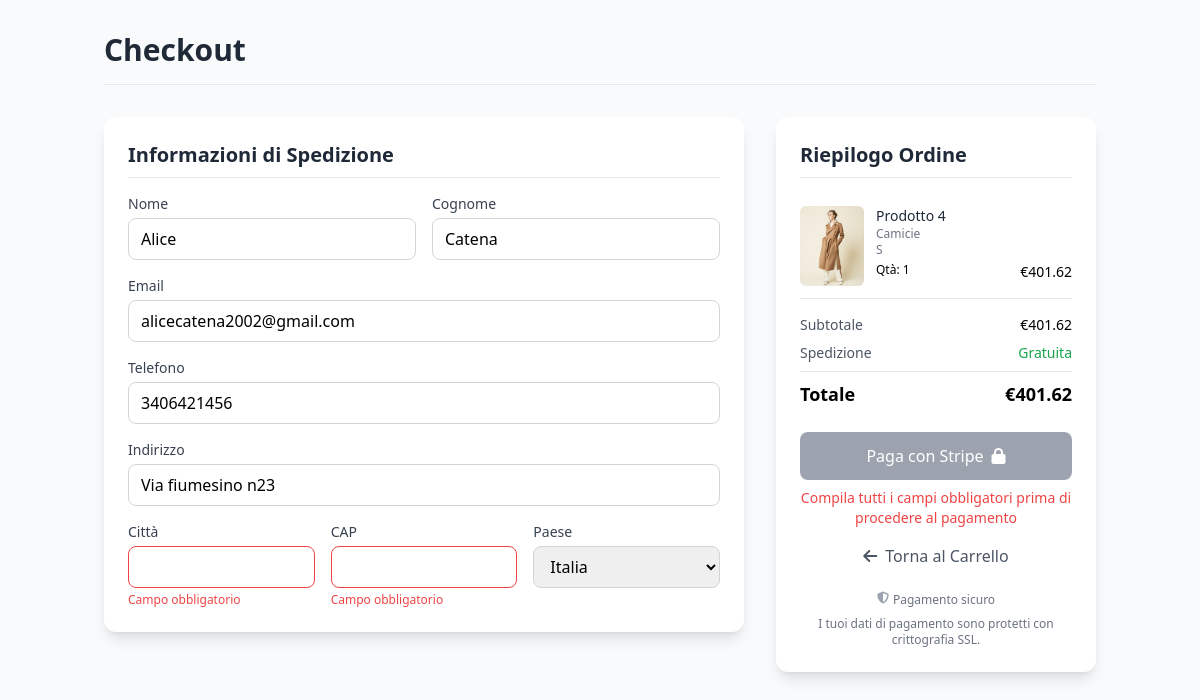
The app's page /checkout/ (signed in) with its own data.
### e_commerce/models.py (models this page shows, shortened)
class CustomUser(AbstractUser):
    RUOLI_CHOICES = [
        ('admin', 'Admin'),
        ('cliente', 'Cliente'),
    ]
    ruolo = models.CharField(max_length=20, choices=RUOLI_CHOICES, default='cliente')
    nome = models.CharField(max_length=50)
    cognome = models.CharField(max_length=50)
    indirizzo = models.TextField(blank=True, null=True)
    numero_di_telefono = models.CharField(max_length=15, blank=True, null=True)

class OrdineProdotto(models.Model):
    user = models.ForeignKey(CustomUser, on_delete=models.CASCADE, related_name="ordine_prodotto")
    order = models.ForeignKey(Ordine, on_delete=models.CASCADE)
    product = models.ForeignKey(Prodotto, on_delete=models.CASCADE)
    quantity = models.IntegerField()
    taglia = models.ForeignKey(Taglia, null=True, blank=True, on_delete=models.SET_NULL)
    stato = models.BooleanField(default=False)  # Stato del prodotto nell'ordine (ad esempio, se è stato spedito o meno)

class Prodotto(models.Model):
    CATEGORIE_CHOICES = [
        ('pantaloni', 'Pantaloni'),
        ('tshirt', 'T-shirt'),
        ('cappotti', 'Cappotti'),
        ('camicie', 'Camicie'),
    ]
    TIPO_CHOICES = [
        ('bambino', 'bambino'),
        ('donna', 'donna'),
        ('uomo', 'uomo'),
    ]
    id = models.AutoField(primary_key=True)  # ID univoco generato automaticamente
    nome = models.CharField(max_length=100)  # Nome del capo di abbigliamento
    descrizione = models.TextField(blank=True, null=True)  # Descrizione del capo
    prezzo = models.DecimalField(max_digits=10, decimal_places=2)  # Prezzo del capo
    categoria = models.CharField(max_length=20,choices=CATEGORIE_CHOICES) # Select Categoria
    tipo = models.CharField(max_length=20,choices=TIPO_CHOICES) # Select Tipo
    data_creazione = models.DateTimeField(auto_now_add=True) # Data di creazione del prodotto
    conteggio_acquisti = models.IntegerField(default=0) # Conteggio degli acquisti
    @property
    def categoria_descrizione(self):
        return dict(self.CATEGORIE_CHOICES).get(self.categoria, "Categoria sconosciuta")

### e_commerce/views.py (the view)
# urls.py: path('checkout/', views.checkout, name='checkout'),
@login_required
def checkout(request):
    user = request.user
    try:
        ordine = Ordine.objects.get(user=user, status='PENDING')
        ordini_prodotti = OrdineProdotto.objects.filter(order=ordine)
        prodotto = Prodotto.objects.all()
        taglia = Taglia.objects.all()
        if not ordini_prodotti.exists():
            messages.error(request, "Il tuo carrello è vuoto.")
            return redirect('carrello')
        cart_total = sum(ordine_prodotto.quantity * ordine_prodotto.product.prezzo for ordine_prodotto in ordini_prodotti)
        for ordine_prodotto in ordini_prodotti:
            immagini = ordine_prodotto.product.images.all()
            ordine_prodotto.image_url = immagini[0].image.url if immagini.exists() else None
            ordine_prodotto.product_name = prodotto.get(id=ordine_prodotto.product.id).nome
            ordine_prodotto.product_categoria = prodotto.get(id=ordine_prodotto.product.id).categoria_descrizione
            ordine_prodotto.taglia_nome = taglia.get(id=ordine_prodotto.taglia.id).nome if ordine_prodotto.taglia else "Taglia non disponibile"
            ordine_prodotto.product_prezzo = prodotto.get(id=ordine_prodotto.product.id).prezzo
    except Ordine.DoesNotExist:
        messages.error(request, "Nessun ordine attivo trovato.")
        return redirect('carrello')
    form_data = {
        'first_name': user.nome,
        'last_name': user.cognome,
        'email': user.email,
        'phone': user.numero_di_telefono or '',
        'address': user.indirizzo or '',
    }
    return render(request, 'checkout.html', {
        'cart_products': ordini_prodotti,
        'cart_total': cart_total,
        'form_data': form_data,
        'ordine': ordine  # Aggiungi l'ordine al contesto
    })

### e_commerce/templates/checkout.html (shortened to what this page needs)
{% load static %}
<!DOCTYPE html>
<html lang="en">
<head>
    <script src="https://cdn.tailwindcss.com"></script>
    <link rel="stylesheet" href="https://cdnjs.cloudflare.com/ajax/libs/font-awesome/6.4.0/css/all.min.css">
</head>
<body class="bg-gray-50 font-sans">
    <div class="container mx-auto px-4 py-8 max-w-5xl">
        <h1 class="text-3xl font-bold mb-8 text-gray-800 border-b pb-4">Checkout</h1>
        <div class="flex flex-col lg:flex-row gap-8">
            <div class="w-full lg:w-2/3">
                <form id="shipping-form" method="post">
                    <div class="bg-white shadow-lg rounded-xl p-6 mb-8">
                        <h2 class="text-xl font-semibold mb-4 text-gray-800 border-b pb-2">Informazioni di Spedizione</h2>
                        <div class="grid grid-cols-1 md:grid-cols-2 gap-4 mb-4">
                            <div>
                                <label for="first_name" class="block text-sm font-medium text-gray-700 mb-1">Nome</label>
                                <input type="text" id="first_name" name="first_name" required
                                    value="{{ form_data.first_name }}"
                                    class="w-full px-3 py-2 border border-gray-300 rounded-lg focus:outline-none focus:ring-2 focus:ring-gray-500">
                            </div>
                            <div>
                                <label for="last_name" class="block text-sm font-medium text-gray-700 mb-1">Cognome</label>
                                <input type="text" id="last_name" name="last_name" required
                                    value="{{ form_data.last_name }}"
                                    class="w-full px-3 py-2 border border-gray-300 rounded-lg focus:outline-none focus:ring-2 focus:ring-gray-500">
                            </div>
                        </div>
                        <div class="mb-4">
                            <label for="email" class="block text-sm font-medium text-gray-700 mb-1">Email</label>
                            <input type="email" id="email" name="email" required
                                value="{{ form_data.email }}"
                                class="w-full px-3 py-2 border border-gray-300 rounded-lg focus:outline-none focus:ring-2 focus:ring-gray-500">
                        </div>
                        <div class="mb-4">
                            <label for="phone" class="block text-sm font-medium text-gray-700 mb-1">Telefono</label>
                            <input type="tel" id="phone" name="phone" required
                                value="{{ form_data.phone }}"
                                class="w-full px-3 py-2 border border-gray-300 rounded-lg focus:outline-none focus:ring-2 focus:ring-gray-500">
                        </div>
                        <div class="mb-4">
                            <label for="address" class="block text-sm font-medium text-gray-700 mb-1">Indirizzo</label>
                            <input type="text" id="address" name="address" required
                                value="{{ form_data.address }}"
                                class="w-full px-3 py-2 border border-gray-300 rounded-lg focus:outline-none focus:ring-2 focus:ring-gray-500">
                        </div>
                        <div class="grid grid-cols-1 md:grid-cols-3 gap-4">
                            <div>
                                <label for="city" class="block text-sm font-medium text-gray-700 mb-1">Città</label>
                                <input type="text" id="city" name="city" required
                                    value="{{ form_data.city }}"
                                    class="w-full px-3 py-2 border border-gray-300 rounded-lg focus:outline-none focus:ring-2 focus:ring-gray-500">
                                <div class="text-red-500 text-xs mt-1 hidden error-message" id="city-error">Campo obbligatorio</div>
                            </div>
                            <div>
                                <label for="postal_code" class="block text-sm font-medium text-gray-700 mb-1">CAP</label>
                                <input type="text" id="postal_code" name="postal_code" required
                                    value="{{ form_data.postal_code }}"
                                    class="w-full px-3 py-2 border border-gray-300 rounded-lg focus:outline-none focus:ring-2 focus:ring-gray-500">
                                <div class="text-red-500 text-xs mt-1 hidden error-message" id="postal_code-error">Campo obbligatorio</div>
                            </div>
                            <div>
                                <label for="country" class="block text-sm font-medium text-gray-700 mb-1">Paese</label>
                                <select id="country" name="country" required
                                    class="w-full px-3 py-2 border border-gray-300 rounded-lg focus:outline-none focus:ring-2 focus:ring-gray-500">
                                    <option value="IT" {% if form_data.country == 'IT' %}selected{% endif %}>Italia</option>
                                </select>
                            </div>
                        </div>
                    </div>
                </form>
            </div>
            <div class="w-full lg:w-1/3">
                <div class="bg-white shadow-lg rounded-xl p-6 sticky top-4">
                    <h2 class="text-xl font-semibold mb-4 text-gray-800 border-b pb-2">Riepilogo Ordine</h2>
                    <div class="max-h-80 overflow-y-auto mb-4">
                        {% for product in cart_products %}
                        <div class="flex items-start py-3 border-b">
                            <img src="{{ product.image_url }}" alt="{{ product.product_name }}" class="w-16 h-20 object-cover rounded-md">
                            <div class="ml-3 flex-1">
                                <h3 class="text-sm font-medium text-gray-800">{{ product.product_name }} </h3>
                                <p class="text-xs text-gray-500">{{ product.product_categoria }}</p>
                                <p class="text-xs text-gray-500">{{ product.taglia_nome }}</p>
                                <div class="flex justify-between mt-1">
                                    <span class="text-xs">Qtà: {{ product.quantity }}</span>
                                    <span class="text-sm font-medium">€{{ product.product_prezzo }}</span>
                                </div>
                            </div>
                        </div>
                        {% endfor %}
                    </div>
                    <div class="space-y-2 mb-6">
                        <div class="flex justify-between text-sm">
                            <span class="text-gray-600">Subtotale</span>
                            <span>€{{ cart_total }}</span>
                        </div>
                        <div class="flex justify-between text-sm">
                            <span class="text-gray-600">Spedizione</span>
                            <span class="text-green-600">Gratuita</span>
                        </div>
                        <div class="flex justify-between text-lg font-bold pt-2 border-t">
                            <span>Totale</span>
                            <span>€{{ cart_total }}</span>
                        </div>
                    </div>
                    <button id="checkout-button" type="button" disabled
                        class="w-full bg-gray-400 text-white px-6 py-3 rounded-lg transition-colors flex items-center justify-center cursor-not-allowed">
                        <span>Paga con Stripe</span>
                        <i class="fas fa-lock ml-2"></i>
                    </button>
                    <div id="form-error-message" class="text-red-500 text-sm mt-2 text-center hidden">
                        Compila tutti i campi obbligatori prima di procedere al pagamento
                    </div>
                    <a href="{% url 'carrello' %}" class="flex items-center justify-center text-gray-600 hover:text-gray-800 transition-colors mt-4">
                        <i class="fas fa-arrow-left mr-2"></i>
                        <span>Torna al Carrello</span>
                    </a>
                    <div class="mt-6 text-xs text-gray-500 text-center">
                        <div class="flex justify-center mb-2">
                            <i class="fas fa-shield-alt text-gray-400 mr-1"></i>
                            <span>Pagamento sicuro</span>
                        </div>
                        <p>I tuoi dati di pagamento sono protetti con crittografia SSL.</p>
                    </div>
                </div>
            </div>
        </div>
    </div>
</body>
</html>

### records on screen
CustomUser: first_name "Alice", last_name "Catena", email "alicecatena2002@gmail.com", phone "3406421456", address "Via fiumesino n23"
OrdineProdotto: product_name "Prodotto 4", product_categoria "Camicie", taglia_nome "S", quantity "1", product_prezzo "401.62"

### other values on screen
{{ cart_total }} "401.62"
